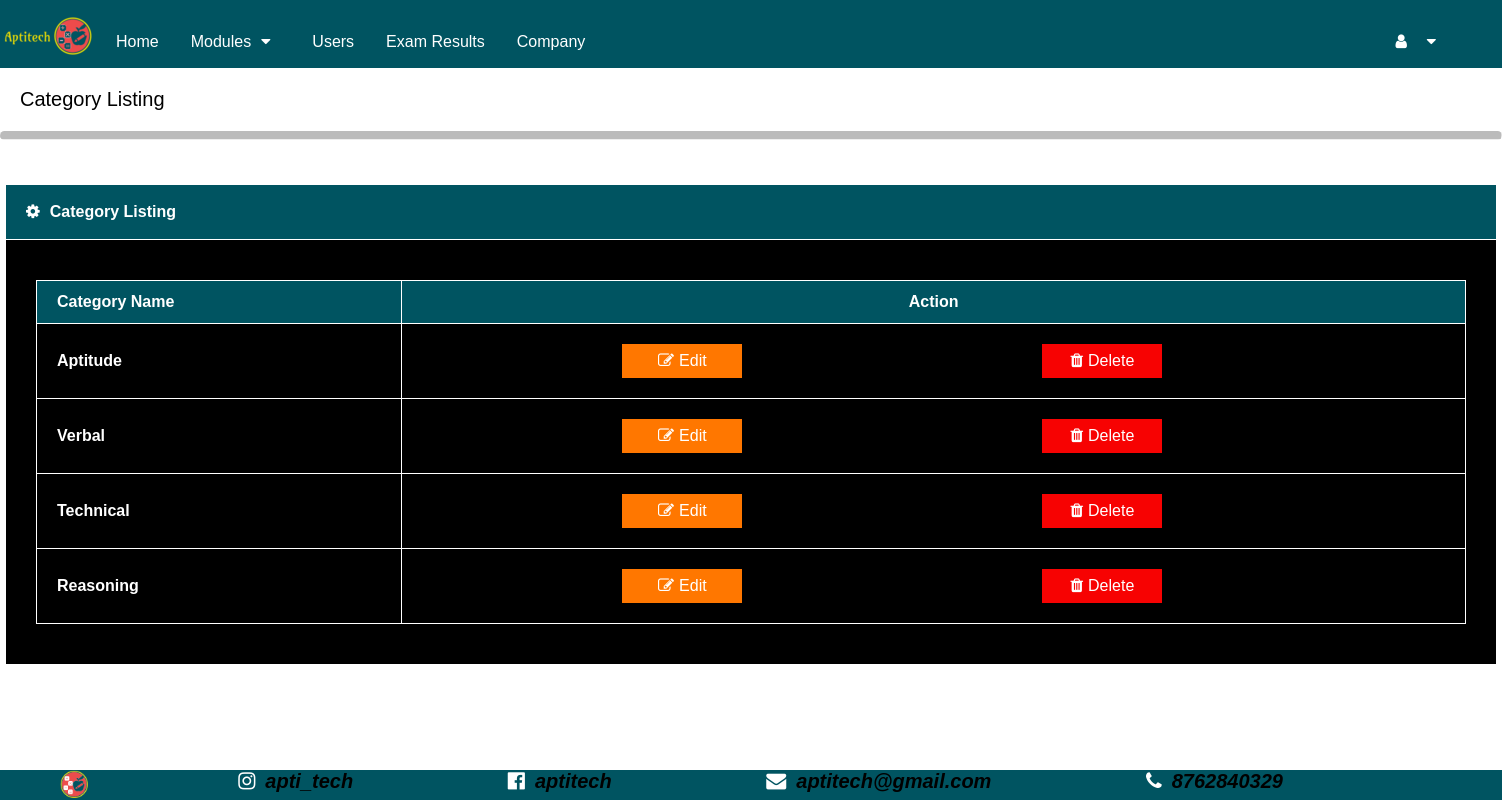
Page /Admin/manageCategory.php on the committed database.
### tables this page shows
CREATE TABLE IF NOT EXISTS `category` (
  `cat_id` int(200) NOT NULL AUTO_INCREMENT,
  `cat_name` varchar(50) NOT NULL,
  PRIMARY KEY (`cat_id`)
);

### Admin/manageCategory.php (the view, shortened to what this page needs)
<?php
include 'navbar.php';
?>
<!DOCTYPE html>
<html>
  <head>
    <link rel="stylesheet" href="https://cdnjs.cloudflare.com/ajax/libs/font-awesome/4.7.0/css/font-awesome.min.css">
    <link rel="stylesheet" href="CSS/manageCategoryStyle.css">
  </head>
  <body>
    <p class="catStyle">Category Listing</p>
    <hr class="rounded">
    <br><br>
    <?php
        $conn=mysqli_connect("localhost","root","","aptitech");
        $result="SELECT * FROM category";
        $row=mysqli_query($conn,$result);
        if(mysqli_num_rows($row)>0)
        {
          echo "<table class='mainTable' align='center'>
          <tr>
          <th style='background-color: #005461; padding: 18px 20px;'><i class='fa fa-gear'></i>Category Listing</th>
          </tr>
          <tr>
          <th style='padding:40px 30px'>
          <table class='customers' align='center'>
          <tr>
          <th style='text-align:left;'>Category Name</th>
          <th style='text-align:center;'>Action</th>
          <tr>";
          while($values=$row->fetch_assoc())
          {
            echo "<tr>
            <td>".$values["cat_name"]."</td>
            <td>
            <form action='editDelete.php' method='POST' style='float:left;'>
            <button class='btn' name='edit' value=".$values["cat_id"]." style='background-color: rgb(255, 119, 0);border-color: white;width: 120px;margin-left:200px'><i class='fa fa-edit'></i>Edit</button></form>
            <form action='' method='POST'>
            <button class='btn' name='delete'  value=".$values["cat_id"]." style='background-color: rgb(247, 2, 2);width: 120px;margin-left:300px'><i class='fa fa-trash'></i>Delete</button>
            </form></td>
            </tr>";
          }
          echo "</table></th></tr></table>";
        }
        else
        {
          echo '<div class="alert" id="p2" style="background-color:rgba(21, 0, 255,0.5)">
          <span class="closebtn" onclick="myFunction()">&times;</span>
          <strong>Info!</strong> Category field is Empty.</div>';
        }
    ?>
    <br><br><br><br>
  </body>
</html>

### Admin/CSS/manageCategoryStyle.css (style rules this page uses)
body { margin: 0; font-family: Arial, Helvetica, sans-serif; background-color: white; }
hr.rounded { border-top: 8px solid #bbb; border-radius: 5px; }
.catStyle { padding-left: 20px; font-style:bold; font-size: 20px; }
.mainTable { font-family: "Trebuchet MS", Arial, Helvetica, sans-serif; background-color:black; color: white; border-collapse: collapse; width: 1200px; text-align: left; }
.mainTable i { padding-right:10px; }
.mainTable th { border: 1px solid white; background-color:black; color: white; }
.customers { font-family: "Trebuchet MS", Arial, Helvetica, sans-serif; background-color:black; color: white; border-collapse: collapse; width: 1430px; }
.customers td, .customers th { border: 1px solid white; padding: 20px; background-color:black; color: white; }
.customers th { padding-top: 12px; padding-bottom: 12px; background-color:#005461; color: white; }
.btn { border: none; color: white; padding: 8px 12px; text-align: center; font-size: 16px; }
.btn i { padding-right:5px; }

### rows in the picture
category: cat_name "Aptitude", $values["cat_id"] 7 (drawn)
category: cat_name "Verbal", $values["cat_id"] 8 (drawn)
category: cat_name "Technical", $values["cat_id"] 9 (drawn)
category: cat_name "Reasoning", $values["cat_id"] 10 (drawn)
